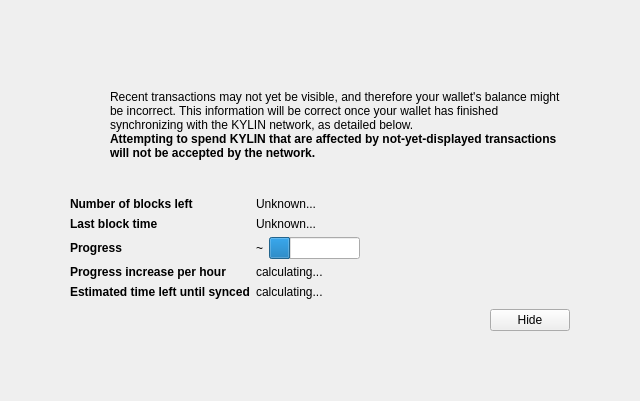
<?xml version="1.0" encoding="UTF-8"?>
<ui version="4.0">
 <class>ModalOverlay</class>
 <widget class="ModalOverlay" name="ModalOverlay">
  <property name="geometry">
   <rect>
    <x>0</x>
    <y>0</y>
    <width>640</width>
    <height>401</height>
   </rect>
  </property>
  <property name="windowTitle">
   <string>Form</string>
  </property>
  <layout class="QVBoxLayout" name="verticalLayout" stretch="0">
   <property name="sizeConstraint">
    <enum>QLayout::SetDefaultConstraint</enum>
   </property>
   <property name="leftMargin">
    <number>0</number>
   </property>
   <property name="topMargin">
    <number>0</number>
   </property>
   <property name="rightMargin">
    <number>0</number>
   </property>
   <property name="bottomMargin">
    <number>0</number>
   </property>
   <item>
    <widget class="QWidget" name="bgWidget" native="true">
     <property name="styleSheet">
      <string notr="true"/>
     </property>
     <layout class="QVBoxLayout" name="verticalLayoutMain" stretch="0">
      <property name="leftMargin">
       <number>60</number>
      </property>
      <property name="topMargin">
       <number>60</number>
      </property>
      <property name="rightMargin">
       <number>60</number>
      </property>
      <property name="bottomMargin">
       <number>60</number>
      </property>
      <item>
       <widget class="QWidget" name="contentWidget" native="true">
        <property name="styleSheet">
         <string notr="true"/>
        </property>
        <layout class="QVBoxLayout" name="verticalLayoutSub" stretch="1,0,0,0,0">
         <property name="spacing">
          <number>0</number>
         </property>
         <property name="leftMargin">
          <number>10</number>
         </property>
         <property name="topMargin">
          <number>10</number>
         </property>
         <property name="rightMargin">
          <number>10</number>
         </property>
         <property name="bottomMargin">
          <number>10</number>
         </property>
         <item>
          <layout class="QHBoxLayout" name="horizontalLayoutIconText" stretch="0,1">
           <property name="topMargin">
            <number>20</number>
           </property>
           <item>
            <layout class="QVBoxLayout" name="verticalLayoutIcon">
             <property name="leftMargin">
              <number>0</number>
             </property>
             <item>
              <widget class="QPushButton" name="warningIcon">
               <property name="enabled">
                <bool>false</bool>
               </property>
               <property name="text">
                <string/>
               </property>
               <property name="icon">
                <iconset>
                 <normaloff>:/icons/warning</normaloff>
                 <disabledoff>:/icons/warning</disabledoff>:/icons/warning</iconset>
               </property>
               <property name="iconSize">
                <size>
                 <width>48</width>
                 <height>48</height>
                </size>
               </property>
               <property name="flat">
                <bool>true</bool>
               </property>
              </widget>
             </item>
             <item>
              <spacer name="verticalSpacerWarningIcon">
               <property name="orientation">
                <enum>Qt::Vertical</enum>
               </property>
               <property name="sizeHint" stdset="0">
                <size>
                 <width>20</width>
                 <height>40</height>
                </size>
               </property>
              </spacer>
             </item>
            </layout>
           </item>
           <item>
            <layout class="QVBoxLayout" name="verticalLayoutInfoText">
             <property name="leftMargin">
              <number>0</number>
             </property>
             <property name="topMargin">
              <number>0</number>
             </property>
             <item>
              <widget class="QLabel" name="infoText">
               <property name="text">
                <string>Recent transactions may not yet be visible, and therefore your wallet's balance might be incorrect. This information will be correct once your wallet has finished synchronizing with the KYLIN network, as detailed below.</string>
               </property>
               <property name="textFormat">
                <enum>Qt::RichText</enum>
               </property>
               <property name="wordWrap">
                <bool>true</bool>
               </property>
              </widget>
             </item>
             <item>
              <widget class="QLabel" name="infoTextStrong">
               <property name="font">
                <font>
                 <weight>75</weight>
                 <bold>true</bold>
                </font>
               </property>
               <property name="text">
                <string>Attempting to spend KYLIN that are affected by not-yet-displayed transactions will not be accepted by the network.</string>
               </property>
               <property name="textFormat">
                <enum>Qt::RichText</enum>
               </property>
               <property name="wordWrap">
                <bool>true</bool>
               </property>
              </widget>
             </item>
             <item>
              <spacer name="verticalSpacerInTextSpace">
               <property name="orientation">
                <enum>Qt::Vertical</enum>
               </property>
               <property name="sizeHint" stdset="0">
                <size>
                 <width>20</width>
                 <height>40</height>
                </size>
               </property>
              </spacer>
             </item>
            </layout>
           </item>
          </layout>
         </item>
         <item>
          <spacer name="verticalSpacerAfterText">
           <property name="orientation">
            <enum>Qt::Vertical</enum>
           </property>
           <property name="sizeHint" stdset="0">
            <size>
             <width>20</width>
             <height>40</height>
            </size>
           </property>
          </spacer>
         </item>
         <item>
          <layout class="QFormLayout" name="formLayout">
           <property name="fieldGrowthPolicy">
            <enum>QFormLayout::FieldsStayAtSizeHint</enum>
           </property>
           <property name="horizontalSpacing">
            <number>6</number>
           </property>
           <property name="verticalSpacing">
            <number>6</number>
           </property>
           <property name="topMargin">
            <number>10</number>
           </property>
           <item row="0" column="0">
            <widget class="QLabel" name="labelNumberOfBlocksLeft">
             <property name="font">
              <font>
               <weight>75</weight>
               <bold>true</bold>
              </font>
             </property>
             <property name="text">
              <string>Number of blocks left</string>
             </property>
            </widget>
           </item>
           <item row="0" column="1">
            <widget class="QLabel" name="numberOfBlocksLeft">
             <property name="text">
              <string>Unknown...</string>
             </property>
            </widget>
           </item>
           <item row="1" column="0">
            <widget class="QLabel" name="labelLastBlockTime">
             <property name="font">
              <font>
               <weight>75</weight>
               <bold>true</bold>
              </font>
             </property>
             <property name="text">
              <string>Last block time</string>
             </property>
            </widget>
           </item>
           <item row="1" column="1">
            <widget class="QLabel" name="newestBlockDate">
             <property name="sizePolicy">
              <sizepolicy hsizetype="Maximum" vsizetype="Preferred">
               <horstretch>0</horstretch>
               <verstretch>0</verstretch>
              </sizepolicy>
             </property>
             <property name="text">
              <string>Unknown...</string>
             </property>
            </widget>
           </item>
           <item row="2" column="0">
            <widget class="QLabel" name="labelSyncDone">
             <property name="font">
              <font>
               <weight>75</weight>
               <bold>true</bold>
              </font>
             </property>
             <property name="text">
              <string>Progress</string>
             </property>
            </widget>
           </item>
           <item row="2" column="1">
            <layout class="QHBoxLayout" name="horizontalLayoutSync" stretch="0,1">
             <item>
              <widget class="QLabel" name="percentageProgress">
               <property name="text">
                <string>~</string>
               </property>
              </widget>
             </item>
             <item>
              <widget class="QProgressBar" name="progressBar">
               <property name="value">
                <number>24</number>
               </property>
               <property name="format">
                <string/>
               </property>
              </widget>
             </item>
            </layout>
           </item>
           <item row="4" column="0">
            <widget class="QLabel" name="labelProgressIncrease">
             <property name="font">
              <font>
               <weight>75</weight>
               <bold>true</bold>
              </font>
             </property>
             <property name="text">
              <string>Progress increase per hour</string>
             </property>
            </widget>
           </item>
           <item row="4" column="1">
            <widget class="QLabel" name="progressIncreasePerH">
             <property name="text">
              <string>calculating...</string>
             </property>
            </widget>
           </item>
           <item row="5" column="0">
            <widget class="QLabel" name="labelEstimatedTimeLeft">
             <property name="font">
              <font>
               <weight>75</weight>
               <bold>true</bold>
              </font>
             </property>
             <property name="text">
              <string>Estimated time left until synced</string>
             </property>
            </widget>
           </item>
           <item row="5" column="1">
            <widget class="QLabel" name="expectedTimeLeft">
             <property name="text">
              <string>calculating...</string>
             </property>
            </widget>
           </item>
          </layout>
         </item>
         <item>
          <layout class="QHBoxLayout" name="horizontalLayoutButtons">
           <property name="leftMargin">
            <number>10</number>
           </property>
           <property name="topMargin">
            <number>10</number>
           </property>
           <item>
            <spacer name="horizontalSpacer">
             <property name="orientation">
              <enum>Qt::Horizontal</enum>
             </property>
             <property name="sizeHint" stdset="0">
              <size>
               <width>40</width>
               <height>20</height>
              </size>
             </property>
            </spacer>
           </item>
           <item>
            <widget class="QPushButton" name="closeButton">
             <property name="text">
              <string>Hide</string>
             </property>
            </widget>
           </item>
          </layout>
         </item>
         <item>
          <layout class="QVBoxLayout" name="verticalLayout_2">
           <item>
            <spacer name="verticalSpacer">
             <property name="orientation">
              <enum>Qt::Vertical</enum>
             </property>
             <property name="sizeHint" stdset="0">
              <size>
               <width>20</width>
               <height>40</height>
              </size>
             </property>
            </spacer>
           </item>
          </layout>
         </item>
        </layout>
       </widget>
      </item>
     </layout>
    </widget>
   </item>
  </layout>
 </widget>
 <customwidgets>
  <customwidget>
   <class>ModalOverlay</class>
   <extends>QWidget</extends>
   <header>modaloverlay.h</header>
   <container>1</container>
  </customwidget>
 </customwidgets>
 <resources/>
 <connections/>
</ui>
